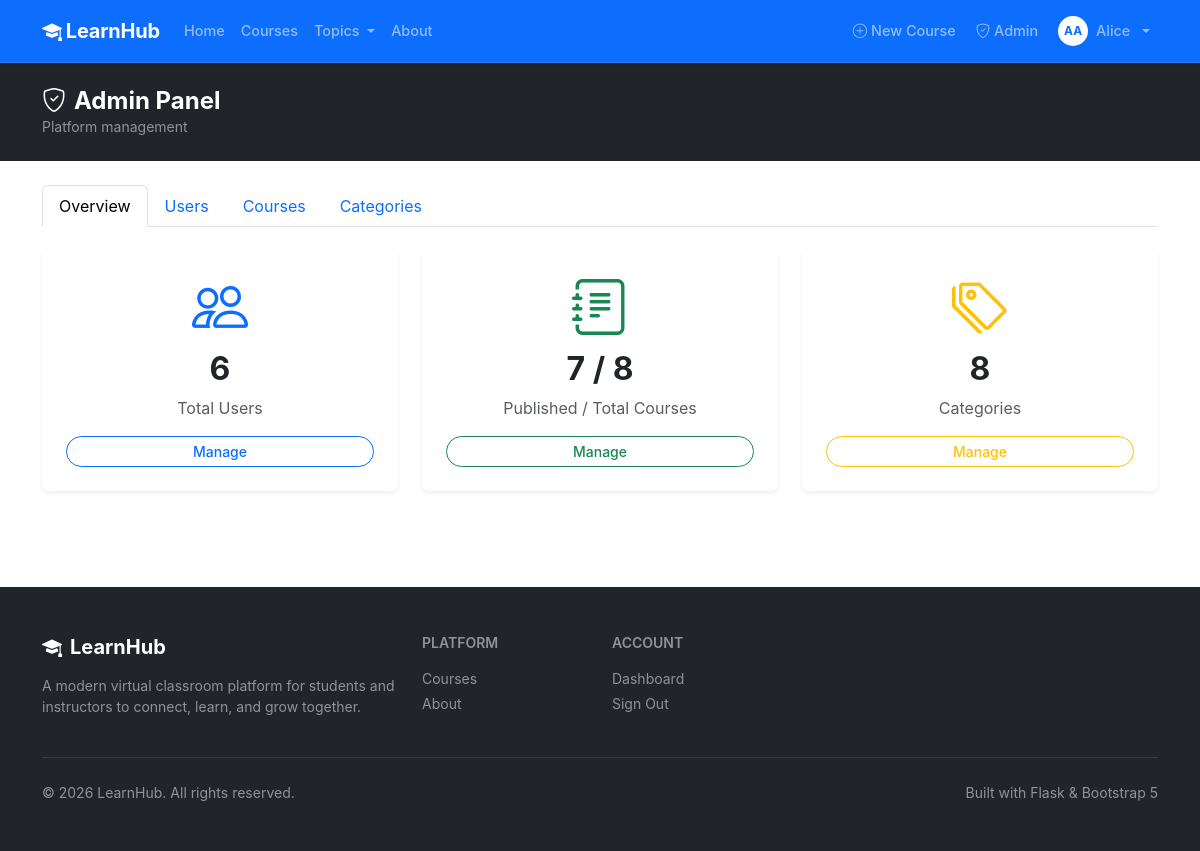
Page /admin/ (signed in) on the committed database.
### app/models/user.py (models this page shows, shortened)
class User(UserMixin, db.Model):
    __tablename__ = "users"
    id = db.Column(db.Integer, primary_key=True)
    first_name = db.Column(db.String(64), nullable=False)
    last_name = db.Column(db.String(64), nullable=False)
    email = db.Column(db.String(120), unique=True, nullable=False, index=True)
    password_hash = db.Column(db.String(256), nullable=False)
    role = db.Column(db.String(20), nullable=False, default=ROLE_STUDENT)
    bio = db.Column(db.Text, nullable=True)
    avatar_url = db.Column(db.String(512), nullable=True)
    is_active = db.Column(db.Boolean, default=True, nullable=False)
    created_at = db.Column(db.DateTime, default=lambda: datetime.now(timezone.utc))
    last_login = db.Column(db.DateTime, nullable=True)
    enrollments = db.relationship(
        "Enrollment", back_populates="student", lazy="dynamic",
        foreign_keys="Enrollment.student_id"
    )
    courses_taught = db.relationship(
        "Course", back_populates="instructor", lazy="dynamic",
        foreign_keys="Course.instructor_id"
    )
    @property
    def is_admin(self) -> bool:
        return self.role == ROLE_ADMIN
    @property
    def is_instructor(self) -> bool:
        return self.role in (ROLE_INSTRUCTOR, ROLE_ADMIN)

### app/routes/admin.py (the view)
@admin_bp.route("/")
def index():
    user_count = User.query.count()
    course_count = Course.query.count()
    published_count = Course.query.filter_by(is_published=True).count()
    categories = all_categories()
    return render_template(
        "admin/index.html",
        user_count=user_count,
        course_count=course_count,
        published_count=published_count,
        categories=categories,
    )

### app/models/user.py (called while the page is built)
@login_manager.user_loader
def load_user(user_id: str):
    return db.session.get(User, int(user_id))

### app/routes/admin.py (called while the page is built)
@admin_bp.before_request
@login_required
def check_admin():
    if not current_user.is_admin:
        abort(403)

### app/services/course_service.py (called while the page is built)
def all_categories():
    return Category.query.order_by(Category.name).all()

### app/utils/template_helpers.py (called while the page is built)
def register_helpers(app):
    app.jinja_env.filters["timeago"] = timeago
    @app.context_processor
    def inject_globals():
        from app.models.course import Category
        return {
            "nav_categories": Category.query.order_by(Category.name).limit(6).all(),
            "current_year": datetime.utcnow().year,
        }

### app/templates/admin/index.html (shortened to what this page needs)
{% extends "base.html" %}
{% block content %}
<div class="bg-dark text-white py-4 mb-4">
  <div class="container">
    <h1 class="h4 fw-bold mb-0"><i class="bi bi-shield-check me-2"></i>Admin Panel</h1>
    <p class="text-white-50 mb-0 small">Platform management</p>
  </div>
</div>
<div class="container pb-5">
  <ul class="nav nav-tabs mb-4">
    <li class="nav-item">
      <a class="nav-link active" href="{{ url_for('admin.index') }}">Overview</a>
    </li>
    <li class="nav-item">
      <a class="nav-link" href="{{ url_for('admin.users') }}">Users</a>
    </li>
    <li class="nav-item">
      <a class="nav-link" href="{{ url_for('admin.courses') }}">Courses</a>
    </li>
    <li class="nav-item">
      <a class="nav-link" href="{{ url_for('admin.categories') }}">Categories</a>
    </li>
  </ul>
  <div class="row g-4 mb-5">
    <div class="col-md-4">
      <div class="card border-0 shadow-sm text-center p-4">
        <i class="bi bi-people display-4 text-primary mb-2"></i>
        <div class="h2 fw-bold">{{ user_count }}</div>
        <div class="text-muted">Total Users</div>
        <a href="{{ url_for('admin.users') }}" class="btn btn-sm btn-outline-primary mt-3 rounded-pill">Manage</a>
      </div>
    </div>
    <div class="col-md-4">
      <div class="card border-0 shadow-sm text-center p-4">
        <i class="bi bi-journal-text display-4 text-success mb-2"></i>
        <div class="h2 fw-bold">{{ published_count }} / {{ course_count }}</div>
        <div class="text-muted">Published / Total Courses</div>
        <a href="{{ url_for('admin.courses') }}" class="btn btn-sm btn-outline-success mt-3 rounded-pill">Manage</a>
      </div>
    </div>
    <div class="col-md-4">
      <div class="card border-0 shadow-sm text-center p-4">
        <i class="bi bi-tags display-4 text-warning mb-2"></i>
        <div class="h2 fw-bold">{{ categories | length }}</div>
        <div class="text-muted">Categories</div>
        <a href="{{ url_for('admin.categories') }}" class="btn btn-sm btn-outline-warning mt-3 rounded-pill">Manage</a>
      </div>
    </div>
  </div>
</div>
{% endblock %}

### app/templates/base.html (shortened to what this page needs)
<!DOCTYPE html>
<html lang="en" data-bs-theme="light">
<head>
  <link rel="stylesheet"
        href="https://cdn.jsdelivr.net/npm/bootstrap@5.3.3/dist/css/bootstrap.min.css" />
  <link rel="stylesheet"
        href="https://cdn.jsdelivr.net/npm/bootstrap-icons@1.11.3/font/bootstrap-icons.min.css" />
  <link rel="stylesheet" href="{{ url_for('static', filename='css/main.css') }}" />
</head>
<body class="d-flex flex-column min-vh-100">
  <nav class="navbar navbar-expand-lg navbar-dark bg-primary sticky-top shadow-sm">
    <div class="container">
      <a class="navbar-brand fw-bold" href="{{ url_for('main.home') }}">
        <i class="bi bi-mortarboard-fill me-1"></i>LearnHub
      </a>
      <div class="collapse navbar-collapse" id="mainNav">
        <ul class="navbar-nav me-auto mb-2 mb-lg-0">
          <li class="nav-item">
            <a class="nav-link {% if request.endpoint == 'main.home' %}active{% endif %}"
               href="{{ url_for('main.home') }}">Home</a>
          </li>
          <li class="nav-item">
            <a class="nav-link {% if request.blueprint == 'courses' %}active{% endif %}"
               href="{{ url_for('courses.index') }}">Courses</a>
          </li>
          {% if nav_categories %}
          <li class="nav-item dropdown">
            <a class="nav-link dropdown-toggle" href="#" data-bs-toggle="dropdown">
              Topics
            </a>
          </li>
          {% endif %}
          <li class="nav-item">
            <a class="nav-link {% if request.endpoint == 'main.about' %}active{% endif %}"
               href="{{ url_for('main.about') }}">About</a>
          </li>
        </ul>
        <ul class="navbar-nav ms-auto align-items-lg-center gap-1">
          {% if current_user.is_authenticated %}
            {% if current_user.is_instructor %}
            <li class="nav-item">
              <a class="nav-link" href="{{ url_for('courses.create') }}">
                <i class="bi bi-plus-circle me-1"></i>New Course
              </a>
            </li>
            {% endif %}
            {% if current_user.is_admin %}
            <li class="nav-item">
              <a class="nav-link" href="{{ url_for('admin.index') }}">
                <i class="bi bi-shield-check me-1"></i>Admin
              </a>
            </li>
            {% endif %}
            <li class="nav-item dropdown">
              <a class="nav-link dropdown-toggle d-flex align-items-center gap-2" href="#"
                 data-bs-toggle="dropdown">
                <span class="avatar-sm rounded-circle bg-white text-primary fw-bold">
                  {{ current_user.first_name[0] }}{{ current_user.last_name[0] }}
                </span>
                {{ current_user.first_name }}
              </a>
            </li>
          {% endif %}
        </ul>
      </div>
    </div>
  </nav>
  <main class="flex-grow-1">
    {% block content %}{% endblock %}
  </main>
  <footer class="bg-dark text-white mt-auto py-5">
    <div class="container">
      <div class="row g-4">
        <div class="col-lg-4">
          <h5 class="fw-bold mb-3">
            <i class="bi bi-mortarboard-fill me-2"></i>LearnHub
          </h5>
          <p class="text-white-50 small">
            A modern virtual classroom platform for students and instructors
            to connect, learn, and grow together.
          </p>
        </div>
        <div class="col-lg-2 col-6">
          <h6 class="text-white-50 text-uppercase small fw-semibold mb-3">Platform</h6>
          <ul class="list-unstyled small">
            <li class="mb-1"><a href="{{ url_for('courses.index') }}" class="text-white-50 text-decoration-none link-hover">Courses</a></li>
            <li class="mb-1"><a href="{{ url_for('main.about') }}" class="text-white-50 text-decoration-none link-hover">About</a></li>
          </ul>
        </div>
        <div class="col-lg-2 col-6">
          <h6 class="text-white-50 text-uppercase small fw-semibold mb-3">Account</h6>
          <ul class="list-unstyled small">
            {% if current_user.is_authenticated %}
            <li class="mb-1"><a href="{{ url_for('dashboard.index') }}" class="text-white-50 text-decoration-none link-hover">Dashboard</a></li>
            <li class="mb-1"><a href="{{ url_for('auth.logout') }}" class="text-white-50 text-decoration-none link-hover">Sign Out</a></li>
            {% else %}
            <li class="mb-1"><a href="{{ url_for('auth.login') }}" class="text-white-50 text-decoration-none link-hover">Sign In</a></li>
            <li class="mb-1"><a href="{{ url_for('auth.register') }}" class="text-white-50 text-decoration-none link-hover">Register</a></li>
            {% endif %}
          </ul>
        </div>
      </div>
      <hr class="border-secondary my-4" />
      <div class="d-flex flex-column flex-md-row justify-content-between align-items-center gap-2">
        <p class="text-white-50 small mb-0">&copy; {{ current_year }} LearnHub. All rights reserved.</p>
        <p class="text-white-50 small mb-0">Built with Flask &amp; Bootstrap 5</p>
      </div>
    </div>
  </footer>
</body>
</html>

### app/static/css/main.css (style rules this page uses)
:root { --lh-primary: #2563eb; --lh-primary-dark: #1d4ed8; --lh-success: #16a34a; --lh-warning: #d97706; --lh-surface: #f8fafc; --lh-border: #e2e8f0; --lh-text: #1e293b; --lh-text-muted: #64748b; --lh-radius: 0.75rem; --lh-radius-lg: 1rem; --lh-shadow: 0 1px 3px rgba(0,0,0,.08), 0 1px 2px rgba(0,0,0,.06); --lh-shadow-md: 0 4px 6px -1px rgba(0,0,0,.1), 0 2px 4px -1px rgba(0,0,0,.06); --lh-shadow-lg: 0 10px 15px -3px rgba(0,0,0,.1), 0 4px 6px -2px rgba(0,0,0,.05); --lh-transition: all .2s ease; }
body { font-family: 'Inter', system-ui, -apple-system, sans-serif; color: var(--lh-text); background-color: #fff; -webkit-font-smoothing: antialiased; }
.text-white-50 { color: rgba(255,255,255,.50) !important; }
.navbar { backdrop-filter: blur(6px); border-bottom: 1px solid rgba(255,255,255,.1); }
.navbar-brand { font-size: 1.25rem; letter-spacing: -.01em; }
.navbar .nav-link { font-weight: 500; font-size: .9rem; padding: .5rem .75rem; border-radius: .5rem; transition: background .15s; }
.avatar-sm { display: inline-flex; align-items: center; justify-content: center; width: 30px; height: 30px; font-size: .75rem; }
.btn { font-weight: 500; transition: var(--lh-transition); }

### rows in the picture
User: first_name "A", last_name "A", first_name "Alice"

### other values in the picture
{{ user_count }} "6"
{{ published_count }} "7"
{{ course_count }} "8"
{{ categories | length }} "8"
